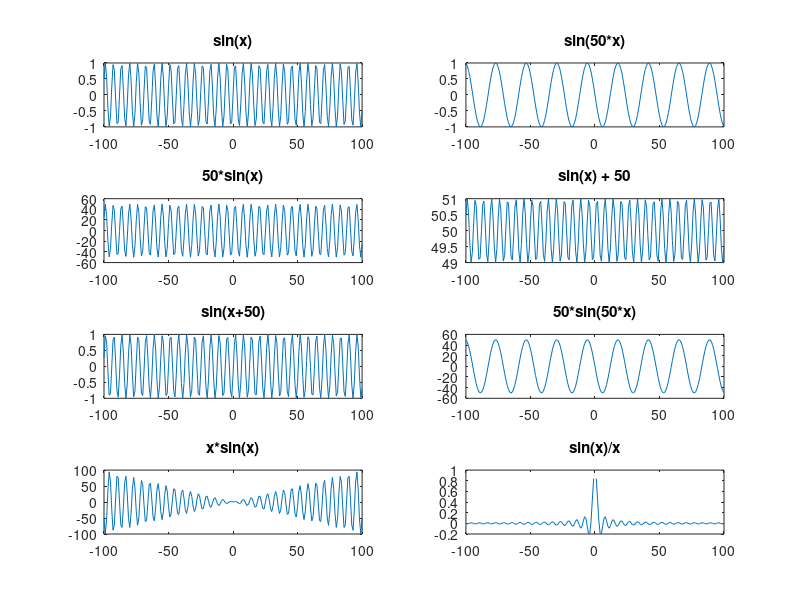
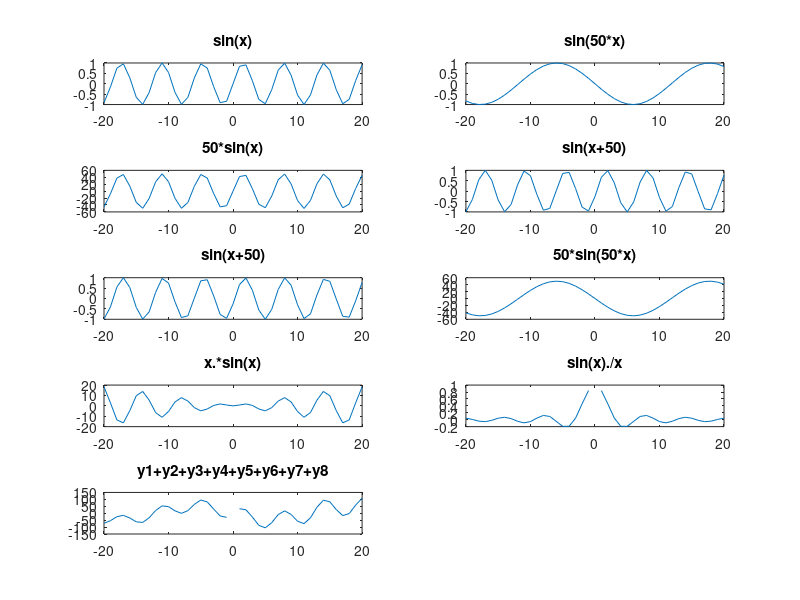
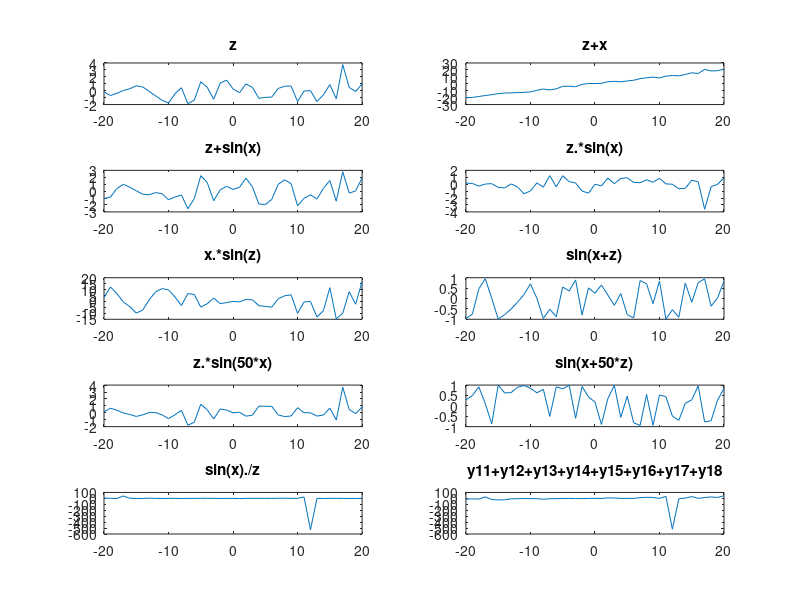
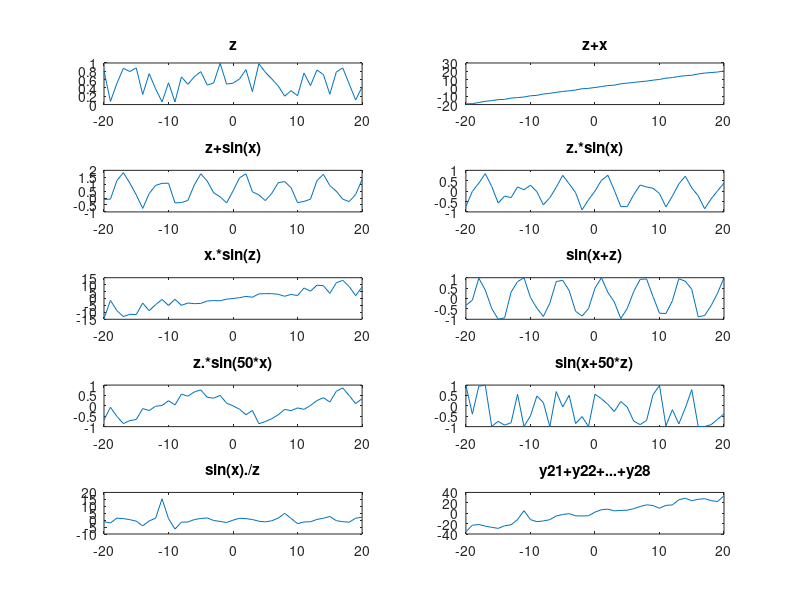

Write MATLAB code to recreate these figures, in order.
%10 4x2 subplot
x = (-100:100);  %-100 to 1000 201 numbers
%x = linspace(-100,100,20)
y1 = sin(x);     
y2=sin(50*x);
y3=50*sin(x);
y4= sin(x) + 50;
y5= sin(x+50);
y6= 50*sin(50*x);
y7= x.*sin(x);
y8=sin(x)./x;

figure
subplot(4,2,1);  %first elemnet of 4 to 2 grid (upper left)
plot(x,y1)
title('sin(x)');          %title

subplot(4,2,2);
plot(x,y2)
title('sin(50*x)');


subplot(4,2,3);
plot(x,y3)
title('50*sin(x)');

subplot(4,2,4);
plot(x,y4)
title('sin(x) + 50');

subplot(4,2,5);
plot(x,y5)
title('sin(x+50)');

subplot(4,2,6);
plot(x,y6)
title('50*sin(50*x)');

subplot(4,2,7);
plot(x,y7)
title('x*sin(x)');

subplot(4,2,8);      %last elemnet of 4 to 2 grid (lower right)
plot(x,y8)
title('sin(x)/x');

%11 5x2 subplot
x = (-20:20);
y1 = sin(x);
y2=sin(50*x);
y3=50*sin(x);
y4= sin(x+50);
y5= sin(x+50);
y6= 50*sin(50*x);
y7= x.*sin(x);
y8=sin(x)./x;

y9= y1+y2+y3+y4+y5+y6+y7+y8;

figure
subplot(5,2,1);
plot(x,y1)
title('sin(x)');

subplot(5,2,2);
plot(x,y2)
title('sin(50*x)');

subplot(5,2,3);
plot(x,y3)
title('50*sin(x)');

subplot(5,2,4);
plot(x,y4)
title('sin(x+50)');

subplot(5,2,5);
plot(x,y5)
title('sin(x+50)');

subplot(5,2,6);
plot(x,y6)
title('50*sin(50*x)');

subplot(5,2,7);
plot(x,y7)
title('x.*sin(x)');

subplot(5,2,8);
plot(x,y8)
title('sin(x)./x');

subplot(5,2,9);
plot(x,y9)
title('y1+y2+y3+y4+y5+y6+y7+y8');

%12
x = (-20:20);
z = randn(1,41); %array of 41 normal dist. random numbers each between 0 and 1

y10= z;
y11 = z+x;
y12= z+sin(x);
y13= z.*sin(x);
y14=x.*sin(z);
y15= sin(x+z), 
y16= z.*sin(50*x);
y17=sin(x+50*z);
y18=sin(x)./z;
y19= y11+y12+y13+y14+y15+y16+y17+y18;


figure
subplot(5,2,1);
plot(x,y10)
title('z');

subplot(5,2,2);
plot(x,y11)
title('z+x');

subplot(5,2,3);
plot(x,y12)
title('z+sin(x)');


subplot(5,2,4);
plot(x,y13)
title('z.*sin(x)');

subplot(5,2,5);
plot(x,y14)
title('x.*sin(z)');

subplot(5,2,6);
plot(x,y15)
title('sin(x+z)');

subplot(5,2,7);
plot(x,y16)
title('z.*sin(50*x)');

subplot(5,2,8);
plot(x,y17)
title('sin(x+50*z)');

subplot(5,2,9);
plot(x,y18)
title('sin(x)./z');

subplot(5,2,10);
plot(x,y19)
title('y11+y12+y13+y14+y15+y16+y17+y18');

%13

z = rand(1,41); %array of 41 uniform dist. random numbers each between 0 and 1

y20= z;
y21 = z+x;
y22= z+sin(x);
y23= z.*sin(x);
y24=x.*sin(z);
y25= sin(x+z), 
y26= z.*sin(50*x);
y27=sin(x+50*z);
y28=sin(x)./z;
y29= y21+y22+y23+y24+y25+y26+y27+y28;


figure
subplot(5,2,1);
plot(x,y20)
title('z');

subplot(5,2,2);
plot(x,y21)
title('z+x');

subplot(5,2,3);
plot(x,y22)
title('z+sin(x)');

subplot(5,2,4);
plot(x,y23)
title('z.*sin(x)');

subplot(5,2,5);
plot(x,y24)
title('x.*sin(z)');

subplot(5,2,6);
plot(x,y25)
title('sin(x+z)');

subplot(5,2,7);
plot(x,y26)
title('z.*sin(50*x)');

subplot(5,2,8);
plot(x,y27)
title('sin(x+50*z)');

subplot(5,2,9);
plot(x,y28)
title('sin(x)./z');

subplot(5,2,10);
plot(x,y29)
title('y21+y22+...+y28');

%14


mean = 0;
std = 1;  

% all vectors of 10000 normal dist. random numbers 
%with all mean 0

r1 = std.*randn(10000,1) + mean;    %with standat dev. of 1
                                     
std = 2;
r2 = std.*randn(10000,1) + mean;    %with standat dev. of 2

std=4;
r3 = std.*randn(10000,1) + mean;    %with standat dev. of 4

std=16;
r4 = std.*randn(10000,1) + mean;    %with standat dev. of 16



figure                              %init. figure

ax1 = subplot(4,1,1);                   %quite similar to plot
hist(ax1,r1)

ax2 = subplot(4,1,2);
hist(ax2,r2)

ax3 = subplot(4,1,3);
hist(ax3,r3)

ax4 = subplot(4,1,4);
hist(ax4,r4)

%15
mean = 10;
std = 1;
r6 = std.*randn(10000,1) + mean;

mean = 20;
std = 2;
r7 = std.*randn(10000,1) + mean;

mean = -10;
std=1;
r8= std.*randn(10000,1) + mean;

mean = -20;
std=2;
r9 = std.*randn(10000,1) + mean;

figure

ax6 = subplot(4,1,1);
hist(ax6,r6)

ax7 = subplot(4,1,2);
hist(ax7,r7)

ax8 = subplot(4,1,3);
hist(ax8,r8)

ax9 = subplot(4,1,4);
hist(ax9,r9)



%16

mean = 0;
variance = 1;

r11 = sqrt(variance).*rand(10000,1) + mean;

variance = 4;
r21 = sqrt(variance).*rand(10000,1) + mean;

variance=16;
r31 = sqrt(variance).*rand(10000,1) + mean;

variance=256;
r41 = sqrt(variance).*rand(10000,1) + mean;

figure

ax1 = subplot(2,2,1);
hist(ax1,r11)

ax2 = subplot(2,2,2);
hist(ax2,r21)

ax3 = subplot(2,2,3);
hist(ax3,r31)

ax4 = subplot(2,2,4);
hist(ax4,r41)


%17


mean = 10;
variance = 1;
r61 = sqrt(variance).*rand(10000,1) + mean;

mean = 20;
variance = 4;
r71 = sqrt(variance).*rand(10000,1) + mean;

mean = -10;
variance=1;
r81= sqrt(variance).*rand(10000,1) + mean;

mean = -20;
variance=4;
r91 = sqrt(variance).*rand(10000,1) + mean;

figure

ax6 = subplot(2,2,1);
hist(ax6,r61)

ax7 = subplot(2,2,2);
hist(ax7,r71)

ax8 = subplot(2,2,3);
hist(ax8,r81)

ax9 = subplot(2,2,4);
hist(ax9,r91)


%18
%i have learnt how to simulate sinx cosx xsinx etc functions
%also different distributions with desired means and standart
%deviations
%i have learnt how to use plots,
% how to put various plots on the same figure
%i have learnt hist(), i also learnt that it should not be used
% and histogram should be used instead.



%19

% -
%
%
% - matlab is much more efficient in terms of both performance 
%   and easy of coding when it comes to intensive math operations 
%   and plotting, graphing etc.
%   also working with equations is easy, possigle signal manipulations too

